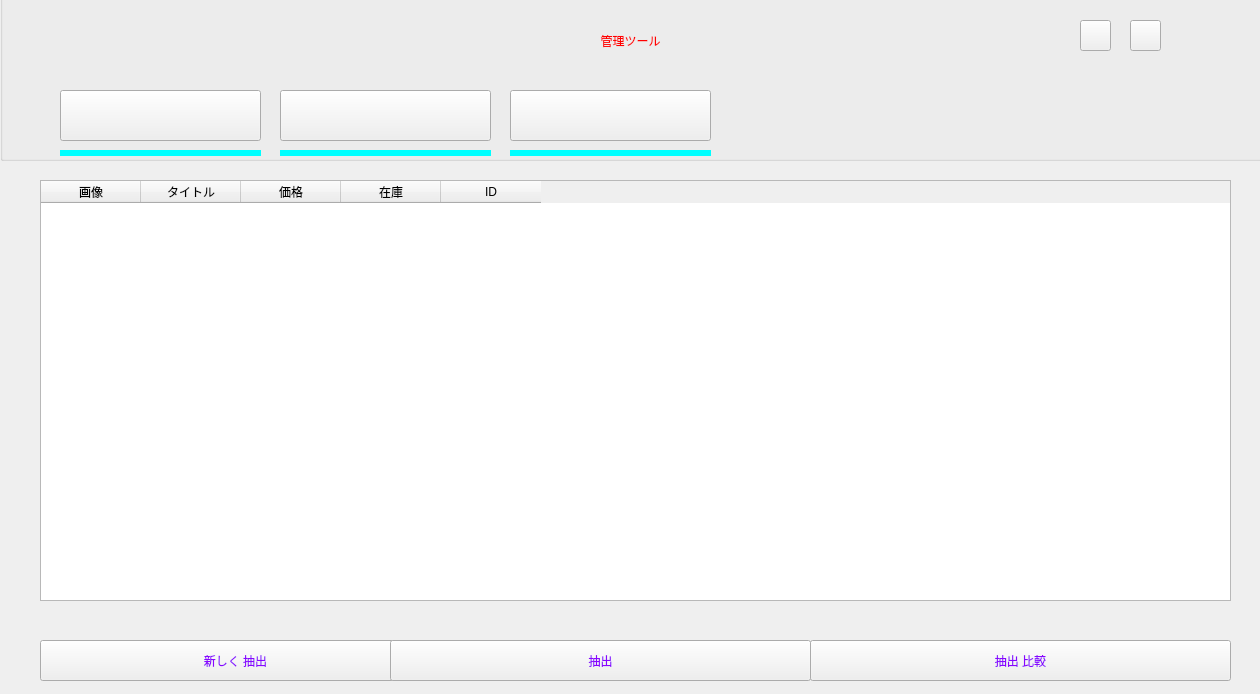
<?xml version="1.0" encoding="UTF-8"?>
<ui version="4.0">
 <class>Widget</class>
 <widget class="QWidget" name="Widget">
  <property name="geometry">
   <rect>
    <x>0</x>
    <y>0</y>
    <width>1260</width>
    <height>694</height>
   </rect>
  </property>
  <property name="baseSize">
   <size>
    <width>100</width>
    <height>10</height>
   </size>
  </property>
  <property name="windowTitle">
   <string>Widget</string>
  </property>
  <widget class="QWidget" name="wid_amazon" native="true">
   <property name="geometry">
    <rect>
     <x>30</x>
     <y>160</y>
     <width>1211</width>
     <height>441</height>
    </rect>
   </property>
   <widget class="QTableWidget" name="tableWidget_amazon">
    <property name="geometry">
     <rect>
      <x>10</x>
      <y>20</y>
      <width>1191</width>
      <height>421</height>
     </rect>
    </property>
    <column>
     <property name="text">
      <string>画像</string>
     </property>
    </column>
    <column>
     <property name="text">
      <string>タイトル</string>
     </property>
    </column>
    <column>
     <property name="text">
      <string>価格</string>
     </property>
    </column>
    <column>
     <property name="text">
      <string>在庫</string>
     </property>
    </column>
    <column>
     <property name="text">
      <string>ID</string>
     </property>
    </column>
   </widget>
  </widget>
  <widget class="QStackedWidget" name="stackedWidget">
   <property name="geometry">
    <rect>
     <x>40</x>
     <y>620</y>
     <width>1191</width>
     <height>80</height>
    </rect>
   </property>
   <property name="currentIndex">
    <number>0</number>
   </property>
   <widget class="QWidget" name="page_amazon">
    <widget class="QPushButton" name="btn_get">
     <property name="geometry">
      <rect>
       <x>0</x>
       <y>20</y>
       <width>391</width>
       <height>41</height>
      </rect>
     </property>
     <property name="styleSheet">
      <string notr="true">QPushButton{

font: 20pt &quot;Algerian&quot;;
color: rgb(138, 5, 255);
}

QPushButton:hover{
	color: red;
}

QPushButton:pressed{
	color:yellow;
}</string>
     </property>
     <property name="text">
      <string>新しく 抽出</string>
     </property>
    </widget>
    <widget class="QPushButton" name="btn_compare">
     <property name="geometry">
      <rect>
       <x>770</x>
       <y>20</y>
       <width>421</width>
       <height>41</height>
      </rect>
     </property>
     <property name="styleSheet">
      <string notr="true">QPushButton{

font: 20pt &quot;Algerian&quot;;
color: rgb(138, 5, 255);
}

QPushButton:hover{
	color: red;
}

QPushButton:pressed{
	color:yellow;
}</string>
     </property>
     <property name="text">
      <string>抽出 比較</string>
     </property>
    </widget>
    <widget class="QPushButton" name="btn_get2">
     <property name="geometry">
      <rect>
       <x>350</x>
       <y>20</y>
       <width>421</width>
       <height>41</height>
      </rect>
     </property>
     <property name="styleSheet">
      <string notr="true">QPushButton{

font: 20pt &quot;Algerian&quot;;
color: rgb(138, 5, 255);
}

QPushButton:hover{
	color: red;
}

QPushButton:pressed{
	color:yellow;
}</string>
     </property>
     <property name="text">
      <string>抽出</string>
     </property>
    </widget>
   </widget>
   <widget class="QWidget" name="page_qoo">
    <widget class="QLineEdit" name="lineEdit_rate">
     <property name="geometry">
      <rect>
       <x>30</x>
       <y>30</y>
       <width>121</width>
       <height>21</height>
      </rect>
     </property>
     <property name="styleSheet">
      <string notr="true">font: 12pt &quot;MS Shell Dlg 2&quot;;</string>
     </property>
    </widget>
    <widget class="QPushButton" name="btn_rate">
     <property name="geometry">
      <rect>
       <x>160</x>
       <y>20</y>
       <width>91</width>
       <height>41</height>
      </rect>
     </property>
     <property name="styleSheet">
      <string notr="true">QPushButton{

font: 20pt &quot;Algerian&quot;;
color: rgb(0,0,117);
}

QPushButton:hover{
	color: red;
}

QPushButton:pressed{
	color:yellow;
}</string>
     </property>
     <property name="text">
      <string>設定</string>
     </property>
    </widget>
    <widget class="QPushButton" name="btn_new">
     <property name="geometry">
      <rect>
       <x>0</x>
       <y>20</y>
       <width>321</width>
       <height>41</height>
      </rect>
     </property>
     <property name="styleSheet">
      <string notr="true">QPushButton{

font: 20pt &quot;Algerian&quot;;
color: rgb(138, 5, 255);
}

QPushButton:hover{
	color: red;
}

QPushButton:pressed{
	color:yellow;
}</string>
     </property>
     <property name="text">
      <string>新規</string>
     </property>
    </widget>
    <widget class="QPushButton" name="btn_update">
     <property name="geometry">
      <rect>
       <x>320</x>
       <y>20</y>
       <width>301</width>
       <height>41</height>
      </rect>
     </property>
     <property name="styleSheet">
      <string notr="true">QPushButton{

font: 20pt &quot;Algerian&quot;;
color: rgb(138, 5, 255);
}

QPushButton:hover{
	color: red;
}

QPushButton:pressed{
	color:yellow;
}</string>
     </property>
     <property name="text">
      <string>更新</string>
     </property>
    </widget>
    <widget class="QPushButton" name="btn_remove">
     <property name="geometry">
      <rect>
       <x>620</x>
       <y>20</y>
       <width>291</width>
       <height>41</height>
      </rect>
     </property>
     <property name="styleSheet">
      <string notr="true">QPushButton{

font: 20pt &quot;Algerian&quot;;
color: rgb(138, 5, 255);
}

QPushButton:hover{
	color: red;
}

QPushButton:pressed{
	color:yellow;
}</string>
     </property>
     <property name="text">
      <string>消去</string>
     </property>
    </widget>
    <widget class="QPushButton" name="btn_start">
     <property name="geometry">
      <rect>
       <x>910</x>
       <y>20</y>
       <width>281</width>
       <height>41</height>
      </rect>
     </property>
     <property name="styleSheet">
      <string notr="true">QPushButton{

font: 20pt &quot;Algerian&quot;;
color: rgb(138, 5, 255);
}

QPushButton:hover{
	color: red;
}

QPushButton:pressed{
	color:yellow;
}</string>
     </property>
     <property name="text">
      <string>スタート</string>
     </property>
    </widget>
   </widget>
   <widget class="QWidget" name="page_rakuten"/>
  </widget>
  <widget class="QGroupBox" name="groupBox">
   <property name="geometry">
    <rect>
     <x>0</x>
     <y>-70</y>
     <width>1281</width>
     <height>231</height>
    </rect>
   </property>
   <property name="styleSheet">
    <string notr="true"/>
   </property>
   <property name="title">
    <string/>
   </property>
   <widget class="QPushButton" name="btn_raku">
    <property name="geometry">
     <rect>
      <x>510</x>
      <y>160</y>
      <width>201</width>
      <height>51</height>
     </rect>
    </property>
    <property name="autoFillBackground">
     <bool>false</bool>
    </property>
    <property name="styleSheet">
     <string notr="true">QPushButton{
	border-image: url(:/new/prefix1/img/rakuten.png);
}

QPushButton:hover{
	color: red;
}

QPushButton:pressed{
	color:yellow;
}</string>
    </property>
    <property name="text">
     <string/>
    </property>
   </widget>
   <widget class="QLabel" name="label">
    <property name="geometry">
     <rect>
      <x>470</x>
      <y>80</y>
      <width>321</width>
      <height>61</height>
     </rect>
    </property>
    <property name="styleSheet">
     <string notr="true">color:rgb(255, 0, 0);
font: 36pt &quot;MS Shell Dlg 2&quot;;</string>
    </property>
    <property name="text">
     <string>管理ツール</string>
    </property>
    <property name="alignment">
     <set>Qt::AlignCenter</set>
    </property>
   </widget>
   <widget class="QLabel" name="label_raku">
    <property name="geometry">
     <rect>
      <x>510</x>
      <y>220</y>
      <width>201</width>
      <height>6</height>
     </rect>
    </property>
    <property name="baseSize">
     <size>
      <width>0</width>
      <height>0</height>
     </size>
    </property>
    <property name="styleSheet">
     <string notr="true">background-color: rgb(0, 255, 255);</string>
    </property>
    <property name="text">
     <string/>
    </property>
   </widget>
   <widget class="QPushButton" name="btn_amazon">
    <property name="geometry">
     <rect>
      <x>60</x>
      <y>160</y>
      <width>201</width>
      <height>51</height>
     </rect>
    </property>
    <property name="styleSheet">
     <string notr="true">QPushButton{

	border-image: url(:/new/prefix1/img/amazon.png);
}

QPushButton:hover{
	color: red;
}

QPushButton:pressed{
	color:yellow;
}</string>
    </property>
    <property name="text">
     <string/>
    </property>
   </widget>
   <widget class="QLabel" name="label_qoo">
    <property name="geometry">
     <rect>
      <x>280</x>
      <y>220</y>
      <width>211</width>
      <height>6</height>
     </rect>
    </property>
    <property name="baseSize">
     <size>
      <width>0</width>
      <height>0</height>
     </size>
    </property>
    <property name="styleSheet">
     <string notr="true">background-color: rgb(0, 255, 255);</string>
    </property>
    <property name="text">
     <string/>
    </property>
   </widget>
   <widget class="QPushButton" name="btn_qoo">
    <property name="geometry">
     <rect>
      <x>280</x>
      <y>160</y>
      <width>211</width>
      <height>51</height>
     </rect>
    </property>
    <property name="styleSheet">
     <string notr="true">QPushButton{
	border-image: url(:/new/prefix1/img/qoo.png);
}

QPushButton:hover{
	color: red;
}

QPushButton:pressed{
	color:yellow;
}</string>
    </property>
    <property name="text">
     <string/>
    </property>
   </widget>
   <widget class="QLabel" name="label_amazon">
    <property name="geometry">
     <rect>
      <x>60</x>
      <y>220</y>
      <width>201</width>
      <height>6</height>
     </rect>
    </property>
    <property name="baseSize">
     <size>
      <width>0</width>
      <height>0</height>
     </size>
    </property>
    <property name="styleSheet">
     <string notr="true">background-color: rgb(0, 255, 255);</string>
    </property>
    <property name="text">
     <string/>
    </property>
   </widget>
   <widget class="QPushButton" name="btn_hide">
    <property name="geometry">
     <rect>
      <x>1080</x>
      <y>90</y>
      <width>31</width>
      <height>31</height>
     </rect>
    </property>
    <property name="styleSheet">
     <string notr="true">QPushButton{
	border-image: url(:/new/prefix1/img/hide.png);
}

QPushButton:hover{
	border-image: url(:/new/prefix1/img/hover_hide.png);
}

</string>
    </property>
    <property name="text">
     <string/>
    </property>
   </widget>
   <widget class="QPushButton" name="btn_close">
    <property name="geometry">
     <rect>
      <x>1130</x>
      <y>90</y>
      <width>31</width>
      <height>31</height>
     </rect>
    </property>
    <property name="styleSheet">
     <string notr="true">QPushButton{
	border-image: url(:/new/prefix1/img/close.png);
}

QPushButton:hover{
	border-image: url(:/new/prefix1/img/hover_close.png);
}

QPushButton:pressed{

}</string>
    </property>
    <property name="text">
     <string/>
    </property>
   </widget>
  </widget>
  <widget class="QWidget" name="wid_qoo" native="true">
   <property name="geometry">
    <rect>
     <x>30</x>
     <y>160</y>
     <width>1211</width>
     <height>441</height>
    </rect>
   </property>
   <widget class="QTableWidget" name="tableWidget_qoo">
    <property name="geometry">
     <rect>
      <x>10</x>
      <y>20</y>
      <width>1191</width>
      <height>421</height>
     </rect>
    </property>
    <column>
     <property name="text">
      <string>画像</string>
     </property>
    </column>
    <column>
     <property name="text">
      <string>タイトル</string>
     </property>
    </column>
    <column>
     <property name="text">
      <string>価格</string>
     </property>
    </column>
    <column>
     <property name="text">
      <string>在庫</string>
     </property>
    </column>
    <column>
     <property name="text">
      <string>ID</string>
     </property>
    </column>
   </widget>
  </widget>
  <widget class="QWidget" name="wid_raku" native="true">
   <property name="geometry">
    <rect>
     <x>30</x>
     <y>160</y>
     <width>1211</width>
     <height>441</height>
    </rect>
   </property>
   <widget class="QTableWidget" name="tableWidget_raku">
    <property name="geometry">
     <rect>
      <x>10</x>
      <y>20</y>
      <width>1191</width>
      <height>421</height>
     </rect>
    </property>
    <column>
     <property name="text">
      <string>画像</string>
     </property>
    </column>
    <column>
     <property name="text">
      <string>タイトル</string>
     </property>
    </column>
    <column>
     <property name="text">
      <string>価格</string>
     </property>
    </column>
    <column>
     <property name="text">
      <string>在庫</string>
     </property>
    </column>
    <column>
     <property name="text">
      <string>ID</string>
     </property>
    </column>
   </widget>
  </widget>
  <widget class="QLabel" name="label_loading">
   <property name="geometry">
    <rect>
     <x>600</x>
     <y>300</y>
     <width>101</width>
     <height>91</height>
    </rect>
   </property>
   <property name="text">
    <string/>
   </property>
  </widget>
 </widget>
 <resources/>
 <connections/>
</ui>
